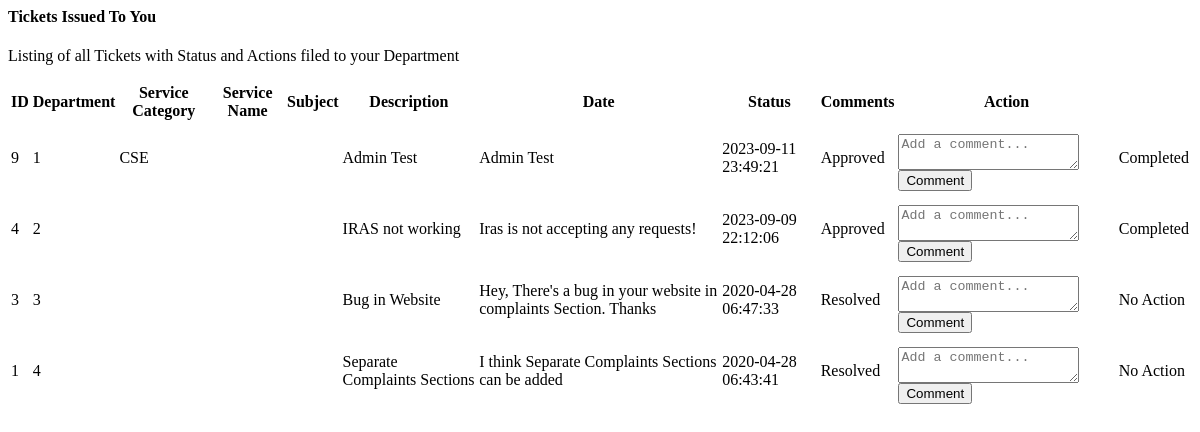
/dashboard/processtoyou.php (signed in), run on the app's committed database.
### tables this page shows
CREATE TABLE `complaints` (
  `id` bigint(20) UNSIGNED NOT NULL,
  `subject` varchar(100) NOT NULL,
  `description` varchar(255) NOT NULL,
  `dept_id` varchar(6) NOT NULL,
  `user_id` bigint(20) UNSIGNED NOT NULL,
  `status` enum('Pending','Approved','Unresolved','Resolved','Completed') NOT NULL DEFAULT 'Pending',
  `created_at` timestamp NULL DEFAULT NULL,
  `service_name` text DEFAULT NULL,
  `service_category` text NOT NULL
);

CREATE TABLE `users` (
  `id` bigint(20) UNSIGNED NOT NULL,
  `name` varchar(100) NOT NULL,
  `phone` varchar(11) NOT NULL,
  `email` varchar(255) NOT NULL,
  `email_verified_at` timestamp NULL DEFAULT NULL,
  `role` enum('Admin','Resolver','User') NOT NULL DEFAULT 'User',
  `dept_id` varchar(6) DEFAULT NULL,
  `password` varchar(255) NOT NULL,
  `profile_picture` varchar(255) NOT NULL DEFAULT 'profileDefault.png',
  `remember_token` varchar(100) DEFAULT NULL,
  `created_at` timestamp NULL DEFAULT NULL,
  `updated_at` timestamp NULL DEFAULT NULL
);

### dashboard/processtoyou.php (the view, shortened to what this page needs)
<?php
  include_once('../config/db.php');
?>
<div class="container-fluid">
  <?php
    if( $_SESSION['userType'] != 'User' )
    {
  ?>
  <div class="row">
    <div class="col-md-12">
      <div class="card">
        <div class="card-header card-header-info">
          <div class="row">
            <div class="col-12 col-xl-9 col-lg-8">
              <h4 class="card-title">Tickets Issued To You</h4>
              <p class="card-category">Listing of all Tickets with Status and Actions filed to your Department</p>
            </div>
          </div>
        </div>
        <div class="card-body">
          <div class="table-responsive">
            <table class="table" id="complaints-table">
              <thead class="text-dark text-center">
                <th>ID</th><th>Department</th><th>Service Category</th><th>Service Name</th><th>Subject</th><th>Description</th><th>Date</th><th>Status</th><th>Comments</th><?php if ( $_SESSION['userType'] != 'User' ) {echo"<th>Action</th>";}?>
              </thead>
              <tbody>
              <?php
                  $sql = "SELECT complaints.id,complaints.user_id,complaints.service_category,complaints.service_name,complaints.subject,complaints.description,complaints.created_at,complaints.status FROM `complaints` JOIN `users` ON complaints.dept_id=users.dept_id WHERE users.id='".$_SESSION['userId']."' ORDER BY complaints.id DESC";
                  $result = mysqli_query($conn, $sql);
                  $id = 0;
                  if (mysqli_num_rows($result) > 0)
                  {
                    while($row = mysqli_fetch_assoc($result))
                    {
                      $user_id = $row['user_id'];
                      $userQuery = "SELECT dept_id FROM users WHERE id = '$user_id'";
                      $userResult = mysqli_query($conn, $userQuery);
                      if (mysqli_num_rows($userResult) > 0)
                      {
                          $userRow = mysqli_fetch_assoc($userResult);
                          $senderDept_id = $userRow['dept_id'];
                      }
                      $id += 1;
                      echo "<tr class=\"text-center\">";
                      echo "<td class=\"d-none\">".$row['id']."</td>";
                      echo "<td>".$id."</td><td>".$senderDept_id."</td><td>".$row['service_category']."</td><td>".$row['service_name']."</td><td>".$row['subject']."</td><td>".$row['description']."</td><td>".$row['created_at']."</td><td class=\"text-dark font-weight-bold\">".$row['status']."</td>";
                      echo "<td>";
                      echo "<div class='comments-section'>";
                      echo "<div class='existing-comments' data-complaint-id='".$row['id']."'></div>";
                      echo "<textarea class='form-control new-comment' rows='2' placeholder='Add a comment...'></textarea>";
                      echo "<button class='btn btn-sm btn-info add-comment-btn' data-complaint-id='".$row['id']."'>Comment</button>";
                      echo "</div>";
                      echo "</td>";
                      if ( $_SESSION['userType'] != 'User' )
                      {
                        if ( $row['status'] == 'Pending' )
                          echo "<td><button class=\"btn btn-success btn-round btn-fab\" id=\"Resolved\"><i class=\"material-icons\" data-toggle=\"tooltip\" data-html=\"true\" title=\"Resolved\">build</i></button></td>";
                        else if ( $row['status'] == 'Approved')
                          echo "<td>Completed</td>";
                        else if ( $row['status'] == 'Unresolved' )
                          echo "<td><button class=\"btn btn-success btn-round btn-fab\" id=\"Resolved\"><i class=\"material-icons\" data-toggle=\"tooltip\" data-html=\"true\" title=\"Resolved\">build</i></button></td>";
                        else
                          echo "<td>No Action</td>";
                      }
                      echo "</tr>";
                    }
                  }
                  else
                  {
                    echo "<tr class=\"text-center\">";
                    echo "<td>-</td><td>-</td><td>-</td><td>-</td><td>-</td><td>-</td>";
                    if( $_SESSION['userType'] != 'User' ) echo "<td>-</td>";
                    echo "</tr>";
                  }
                ?>
              </tbody>
            </table>
          </div>
        </div>
      </div>
    </div>
  </div>
  <?php
    }
  ?>
</div>

### dashboard/processtoyou.php (style rules this page uses)
.existing-comments { max-height: 300px; overflow-y: auto; padding: 5px; }

### data on the page
complaints: id "9", user.dept_id "CSE", subject "Admin Test", description "Admin Test", created_at "2023-09-11 23:49:21", status "Approved", shows "Completed"
complaints: id "4", subject "IRAS not working", description "Iras is not accepting any requests!", created_at "2023-09-09 22:12:06", status "Approved", shows "Completed"
complaints: id "3", subject "Bug in Website", description "Hey, There's a bug in your website in complaints Section. Thanks", created_at "2020-04-28 06:47:33", status "Resolved", shows "No Action"
complaints: id "1", subject "Separate Complaints Sections", description "I think Separate Complaints Sections can be added", created_at "2020-04-28 06:43:41", status "Resolved", shows "No Action"
